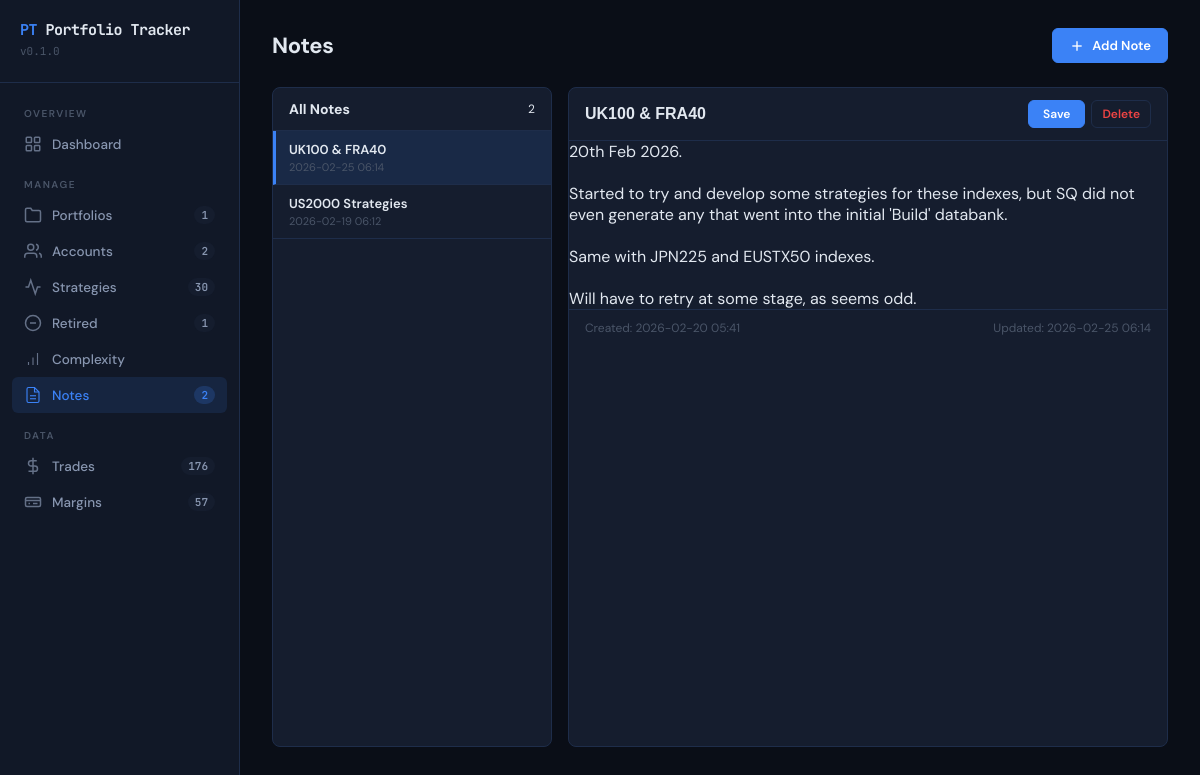
The app's page /notes with its own data.
### app.py (models this page shows)
class Note(db.Model):
    __tablename__ = 'Notes'
    NoteID = db.Column(db.Integer, primary_key=True, autoincrement=True)
    Title = db.Column(db.Text, nullable=False)
    Content = db.Column(db.Text)           # Rich HTML content from Quill editor
    CreatedAt = db.Column(db.Text, default=lambda: datetime.now(timezone.utc).strftime('%Y-%m-%d %H:%M:%S'))
    UpdatedAt = db.Column(db.Text, default=lambda: datetime.now(timezone.utc).strftime('%Y-%m-%d %H:%M:%S'))

### app.py (the view)
@app.route('/notes')
def notes_page():
    notes = Note.query.order_by(Note.UpdatedAt.desc()).all()
    selected_id = request.args.get('id', type=int)
    selected_note = None
    if selected_id:
        selected_note = Note.query.get(selected_id)
    elif notes:
        selected_note = notes[0]
    return render_template('notes.html',
        notes=notes,
        selected_note=selected_note,
    )

### app.py (called while the page is built)
@app.context_processor
def inject_sidebar_counts():
    try:
        return {
            'portfolio_count': Portfolio.query.count(),
            'account_count': Account.query.count(),
            'strategy_count': Strategy.query.filter_by(Status='Running').count(),
            'retired_count': Strategy.query.filter_by(Status='Retired').count(),
            'trade_count': Trade.query.count(),
            'margin_count': MarginData.query.count(),
            'note_count': Note.query.count(),
            'today': datetime.now(timezone.utc).strftime('%Y-%m-%d'),
        }
    except Exception:
        return {
            'portfolio_count': 0,
            'account_count': 0,
            'strategy_count': 0,
            'retired_count': 0,
            'trade_count': 0,
            'margin_count': 0,
            'note_count': 0,
        }

### templates/notes.html (shortened to what this page needs)
{% extends "base.html" %}
{% set active_page = 'notes' %}
{% block head %}
<link href="https://cdn.jsdelivr.net/npm/quill@2.0.3/dist/quill.snow.css" rel="stylesheet">
{% endblock %}
{% block content %}
<div class="page-header">
  <h2>Notes</h2>
  <div class="page-header-actions">
    <button class="btn btn-primary" onclick="openModal('add-note')">
      <svg viewBox="0 0 24 24" fill="none" stroke="currentColor" stroke-width="2"><line x1="12" y1="5" x2="12" y2="19"/><line x1="5" y1="12" x2="19" y2="12"/></svg>
      Add Note
    </button>
  </div>
</div>
<div class="notes-layout">
  <div class="notes-sidebar">
    <div class="notes-sidebar-header">
      <h3>All Notes</h3>
      <span class="muted" style="font-size: 12px;">{{ notes|length }}</span>
    </div>
    <div class="notes-list">
      {% if notes %}
        {% for n in notes %}
        <a href="{{ url_for('notes_page', id=n.NoteID) }}"
           class="note-item {{ 'active' if selected_note and selected_note.NoteID == n.NoteID }}">
          <div class="note-item-title">{{ n.Title }}</div>
          <div class="note-item-date">{{ n.UpdatedAt[:16] if n.UpdatedAt else '' }}</div>
        </a>
        {% endfor %}
      {% else %}
        <div class="notes-empty" style="padding: 20px;">
          <span>No notes yet</span>
        </div>
      {% endif %}
    </div>
  </div>
  <div class="notes-detail">
    {% if selected_note %}
    <form action="{{ url_for('edit_note', note_id=selected_note.NoteID) }}" method="POST" id="editNoteForm">
      <div class="notes-detail-header">
        <input type="text" name="title" value="{{ selected_note.Title }}" placeholder="Note title..." required>
        <div style="display: flex; gap: 6px;">
          <button type="submit" class="btn btn-primary" style="padding: 5px 14px; font-size: 12px;">Save</button>
          <button type="button" class="btn btn-secondary" style="padding: 5px 10px; font-size: 12px; color: var(--accent-red);"
                  onclick="confirmDelete('delete-note-{{ selected_note.NoteID }}', '{{ selected_note.Title }}')">Delete</button>
        </div>
      </div>
      <div class="notes-detail-body">
        <div id="quill-editor">{{ selected_note.Content|safe if selected_note.Content else '' }}</div>
      </div>
      <div class="notes-detail-footer">
        <span>Created: {{ selected_note.CreatedAt[:16] if selected_note.CreatedAt else '—' }}</span>
        <span>Updated: {{ selected_note.UpdatedAt[:16] if selected_note.UpdatedAt else '—' }}</span>
      </div>
    </form>
    {% endif %}
  </div>
</div>
{% endblock %}

### static/css/style.css (style rules this page uses)
:root { --bg-primary: #0a0e17; --bg-secondary: #111827; --bg-card: #151d2e; --bg-card-hover: #1a2440; --bg-input: #0d1220; --border: #1e2d4a; --border-focus: #3b82f6; --text-primary: #e2e8f0; --text-secondary: #8896b0; --text-muted: #4a5568; --accent-blue: #3b82f6; --accent-green: #10b981; --accent-red: #ef4444; --accent-amber: #f59e0b; --accent-purple: #8b5cf6; --accent-cyan: #06b6d4; --profit-green: #34d399; --loss-red: #f87171; --tag-trend-bg: rgba(59,130,246,0.15); --tag-trend-text: #60a5fa; --tag-mr-bg: rgba(168,85,247,0.15); --tag-mr-text: #c084fc; --tag-breakout-bg: rgba(245,158,11,0.15); --tag-breakout-text: #fbbf24; --tag-long-bg: rgba(16,185,129,0.15); --tag-long-text: #34d399; --tag-short-bg: rgba(239,68,68,0.15); --tag-short-text: #f87171; --tag-both-bg: rgba(6,182,212,0.15); --tag-both-text: #22d3ee; }
* { margin: 0; padding: 0; box-sizing: border-box; }
body { font-family: 'DM Sans', sans-serif; background: var(--bg-primary); color: var(--text-primary); min-height: 100vh; }
.page-header { display: flex; align-items: center; justify-content: space-between; margin-bottom: 24px; }
.page-header h2 { font-size: 22px; font-weight: 700; letter-spacing: -0.3px; }
.page-header-actions { display: flex; gap: 10px; align-items: center; }
.btn { display: inline-flex; align-items: center; gap: 7px; padding: 8px 16px; border-radius: 6px; font-size: 13px; font-weight: 600; font-family: 'DM Sans', sans-serif; cursor: pointer; border: 1px solid transparent; transition: all 0.15s; text-decoration: none; }
.btn svg { width: 16px; height: 16px; }
.btn-primary { background: var(--accent-blue); color: white; border-color: var(--accent-blue); }
.btn-secondary { background: transparent; color: var(--text-secondary); border-color: var(--border); }

### templates/notes.html (style rules this page uses)
.notes-layout { display: flex; gap: 16px; height: calc(100vh - 140px); min-height: 400px; }
.notes-sidebar { width: 280px; min-width: 280px; display: flex; flex-direction: column; background: var(--bg-card); border: 1px solid var(--border); border-radius: 8px; overflow: hidden; }
.notes-sidebar-header { padding: 12px 16px; border-bottom: 1px solid var(--border); display: flex; align-items: center; justify-content: space-between; }
.notes-sidebar-header h3 { margin: 0; font-size: 14px; }
.notes-list { flex: 1; overflow-y: auto; }
.note-item { display: block; padding: 10px 16px; border-bottom: 1px solid var(--border); cursor: pointer; text-decoration: none; color: var(--text-primary); transition: background 0.15s; }
.note-item.active { background: rgba(59, 130, 246, 0.12); border-left: 3px solid var(--accent-blue); padding-left: 13px; }
.note-item-title { font-weight: 600; font-size: 13px; margin-bottom: 2px; white-space: nowrap; overflow: hidden; text-overflow: ellipsis; }
.note-item-date { font-size: 11px; color: var(--text-muted); }
.notes-detail { flex: 1; display: flex; flex-direction: column; background: var(--bg-card); border: 1px solid var(--border); border-radius: 8px; overflow: hidden; }
.notes-detail-header { padding: 12px 16px; border-bottom: 1px solid var(--border); display: flex; align-items: center; gap: 12px; }
.notes-detail-header input { flex: 1; font-size: 16px; font-weight: 600; background: transparent; border: none; color: var(--text-primary); outline: none; padding: 4px 0; }
.notes-detail-header input::placeholder { color: var(--text-muted); }
.notes-detail-body { flex: 1; display: flex; flex-direction: column; overflow: hidden; }
.notes-detail-footer { padding: 10px 16px; border-top: 1px solid var(--border); display: flex; align-items: center; justify-content: space-between; font-size: 12px; color: var(--text-muted); }

### records on screen
Note: Title "UK100 & FRA40", UpdatedAt "2026-02-25 06:14", title "UK100 & FRA40", Content "20th Feb 2026. Started to try and develop some strategies for these indexes, but SQ did not even generate any that went into the initial 'Build' databank. Same with JPN225 and EUSTX50 indexes. Will have to retry at some stage, as seems odd.", CreatedAt "2026-02-20 05:41"
Note: Title "US2000 Strategies", UpdatedAt "2026-02-19 06:12"

### other values on screen
{{ portfolio_count }} "1"
{{ account_count }} "2"
{{ strategy_count }} "30"
{{ retired_count }} "1"
{{ note_count }} "2"
{{ trade_count }} "176"
{{ margin_count }} "57"
{{ notes|length }} "2"
